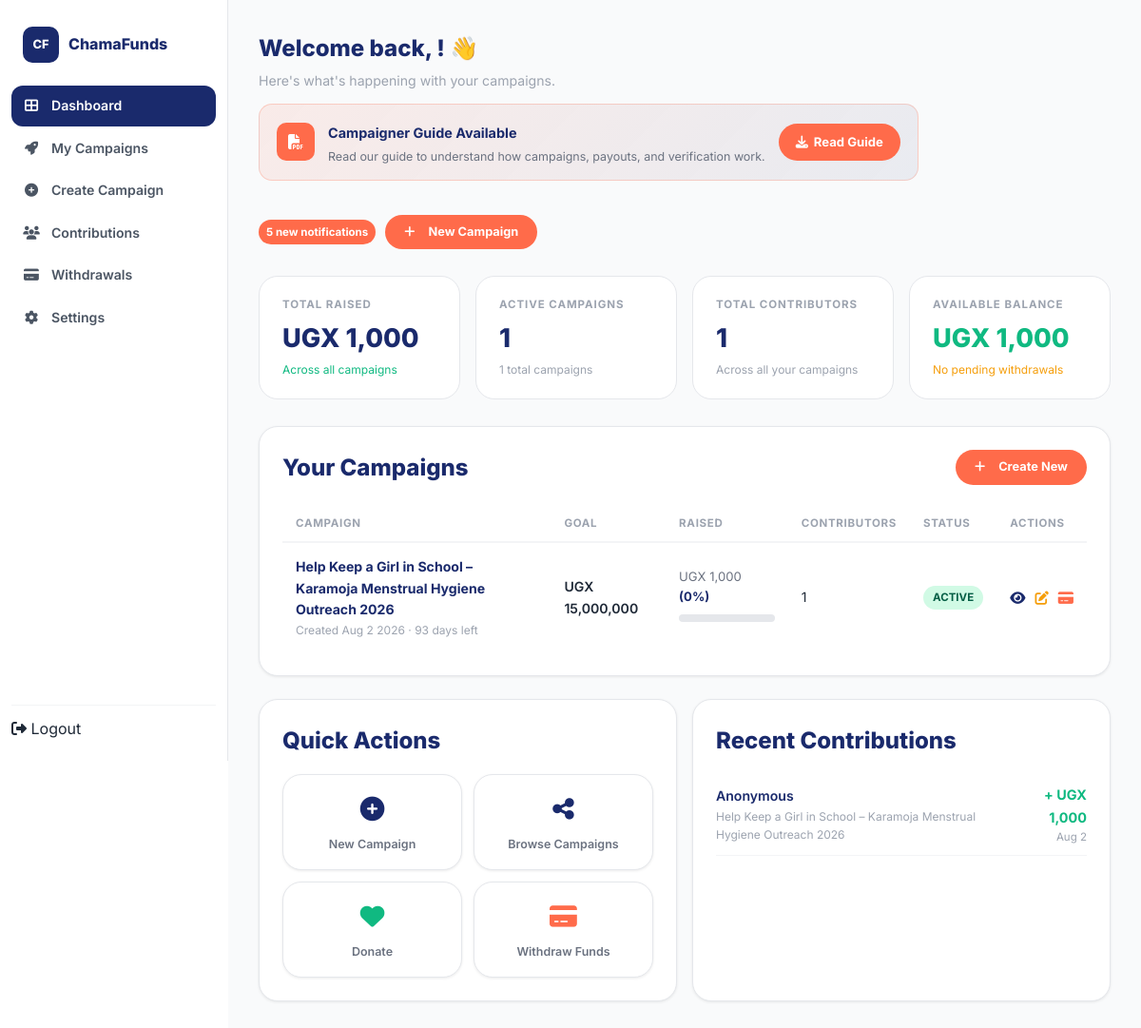
Page /dashboard.php (signed in) on the earlier database version.
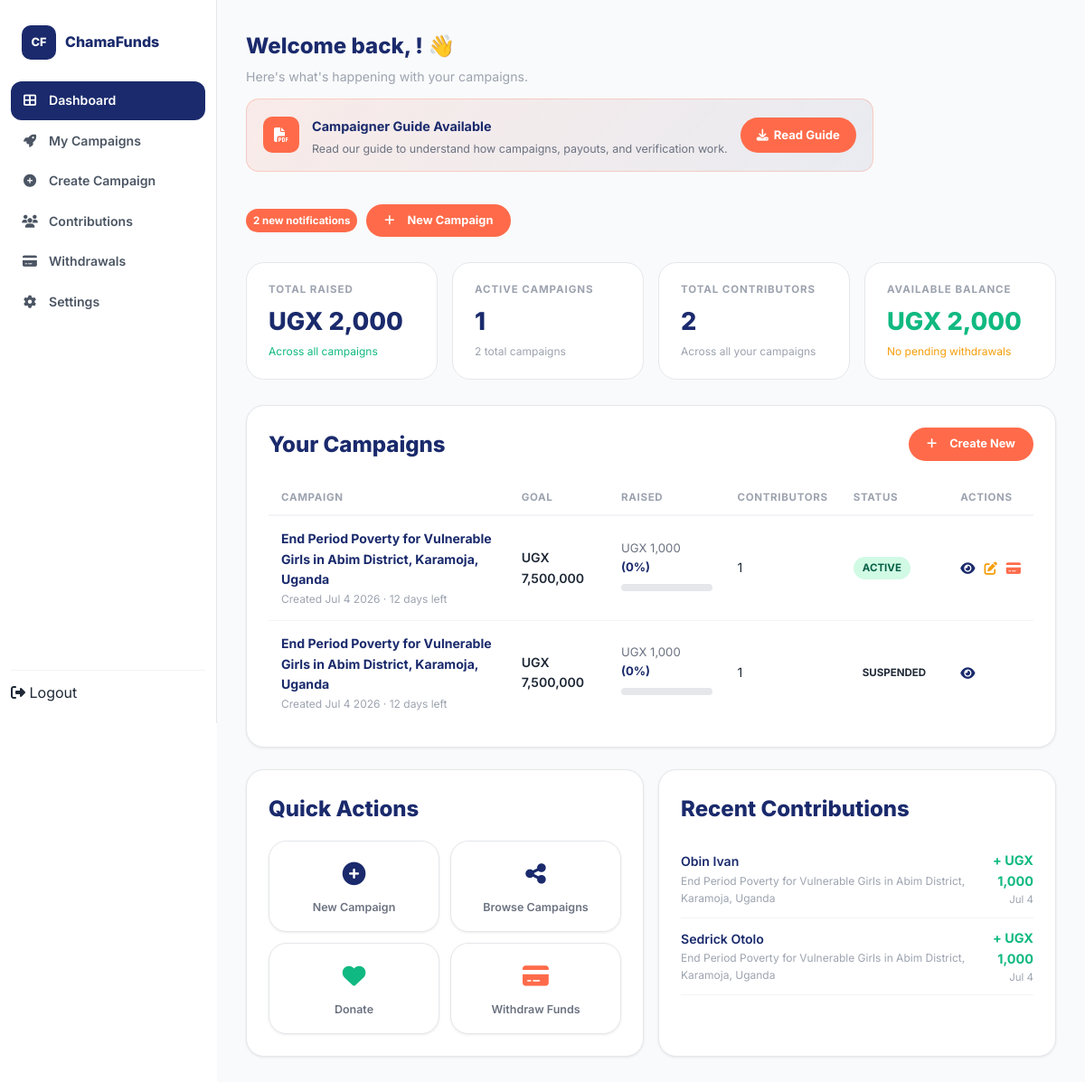
Same page on the later database version.
### tables this page shows
CREATE TABLE `campaigns` (
  `campaign_id` int(11) NOT NULL,
  `campaigner_id` int(11) NOT NULL,
  `display_name` varchar(120) DEFAULT NULL,
  `title` varchar(150) NOT NULL,
  `slug` varchar(150) NOT NULL,
  `description` text NOT NULL,
  `category` varchar(50) NOT NULL,
  `goal_amount` decimal(15,2) NOT NULL,
  `currency` varchar(3) NOT NULL DEFAULT 'UGX',
  `raised_amount` decimal(15,2) DEFAULT 0.00,
  `contributor_count` int(11) DEFAULT 0,
  `image_url` varchar(500) DEFAULT NULL,
  `mobile_money_number` varchar(20) NOT NULL,
  `mobile_money_network` varchar(50) NOT NULL,
  `status` enum('draft','active','paused','suspended','completed','flagged') DEFAULT 'draft',
  `start_date` timestamp NOT NULL DEFAULT current_timestamp(),
  `end_date` timestamp NULL DEFAULT NULL,
  `country` varchar(50) NOT NULL,
  `is_featured` tinyint(1) DEFAULT 0,
  `view_count` int(11) DEFAULT 0,
  `share_count` int(11) DEFAULT 0,
  `created_at` timestamp NOT NULL DEFAULT current_timestamp(),
  `updated_at` timestamp NOT NULL DEFAULT current_timestamp() ON UPDATE current_timestamp(),
  `multiple_images` longtext DEFAULT NULL CHECK (json_valid(`multiple_images`))
);

CREATE TABLE `donations` (
  `donation_id` int(11) NOT NULL,
  `campaign_id` int(11) NOT NULL,
  `donor_id` int(11) DEFAULT NULL,
  `donor_name` varchar(100) DEFAULT NULL,
  `donor_email` varchar(100) DEFAULT NULL,
  `donor_phone` varchar(20) NOT NULL,
  `is_anonymous` tinyint(1) DEFAULT 0,
  `amount` decimal(15,2) NOT NULL,
  `fee_percentage` decimal(5,2) NOT NULL DEFAULT 7.50,
  `fee_amount` decimal(15,2) GENERATED ALWAYS AS (`amount` * (`fee_percentage` / 100)) STORED,
  `net_amount` decimal(15,2) GENERATED ALWAYS AS (`amount` - `amount` * (`fee_percentage` / 100)) STORED,
  `tip_amount` decimal(15,2) DEFAULT 0.00,
  `status` enum('pending','completed','failed','refunded') DEFAULT 'pending',
  `transaction_reference` varchar(100) DEFAULT NULL,
  `mobile_money_network` varchar(50) NOT NULL,
  `payment_date` timestamp NULL DEFAULT NULL,
  `created_at` timestamp NOT NULL DEFAULT current_timestamp(),
  `pesapal_tracking_id` varchar(100) DEFAULT NULL,
  `currency` varchar(3) DEFAULT 'UGX',
  `iotec_transaction_id` varchar(100) DEFAULT NULL
);

### dashboard.php (the view, shortened to what the rows shown need)
<?php
require_once __DIR__ . '/includes/config.php';
$uid  = (int)$_SESSION['user_id'];
$user = $_SESSION['user'];
$myCampaigns = $conn->query(
    "SELECT c.*, ROUND((c.raised_amount / c.goal_amount) * 100, 1) AS pct,
            DATEDIFF(c.end_date, NOW()) AS days_left
     FROM campaigns c
     WHERE c.campaigner_id = $uid
     ORDER BY c.created_at DESC"
);
$recentDonations = $conn->query(
    "SELECT d.donor_name, d.is_anonymous, d.amount, d.payment_date, c.title AS campaign_title, c.currency
     FROM donations d
     JOIN campaigns c ON d.campaign_id = c.campaign_id
     WHERE c.campaigner_id = $uid AND d.status='completed'
     ORDER BY d.payment_date DESC LIMIT 5"
);
?>
<!DOCTYPE html>
<html lang="en">
<head>
  <link rel="stylesheet" href="https://cdnjs.cloudflare.com/ajax/libs/font-awesome/6.5.0/css/all.min.css" />
  <link rel="stylesheet" href="<?= BASE ?>/css/style.css?v=<?= @filemtime(__DIR__ . '/css/style.css') ?: time() ?>" />
</head>
<body>
<div class="dashboard-layout">
  <main class="main-content">
    <div class="page-header">
      <div style="display:flex;justify-content:space-between;align-items:center;flex-wrap:wrap;gap:12px;">
        <div>
          <h1>Welcome back, <?= htmlspecialchars(explode(' ', $user['full_name'])[0]) ?>! 👋</h1>
        </div>
      </div>
    </div>
    <div class="card" style="padding:24px;margin-bottom:24px;" id="myCampaignsSection">
      <div style="display:flex;justify-content:space-between;align-items:center;margin-bottom:20px;flex-wrap:wrap;gap:12px;">
        <h2 style="font-weight:800;color:#1A2A6C;">Your Campaigns</h2>
      </div>
      <?php if ($myCampaigns && $myCampaigns->num_rows > 0): ?>
      <div class="table-wrap">
        <table>
          <thead><tr><th>Campaign</th><th>Goal</th><th>Raised</th><th>Contributors</th><th>Status</th><th>Actions</th></tr></thead>
          <tbody>
            <?php
            $myCampaigns->data_seek(0);
            while ($c = $myCampaigns->fetch_assoc()):
              $pct = min(100, (float)$c['pct']);
            ?>
            <tr>
              <td>
                <p style="font-weight:700;color:#1A2A6C;"><?= htmlspecialchars($c['title']) ?></p>
                <p style="font-size:.75rem;color:#9ca3af;">
                  Created <?= date('M j Y', strtotime($c['created_at'])) ?>
                  <?= $c['days_left'] > 0 ? ' · ' . $c['days_left'] . ' days left' : '' ?>
                </p>
              </td>
              <td style="font-weight:600;"><?= $c['currency'] ?> <?= number_format($c['goal_amount']) ?></td>
              <td>
                <p style="font-size:.82rem;color:#6b7280;margin-bottom:4px;"><?= $c['currency'] ?> <?= number_format($c['raised_amount']) ?> <span style="color:#1A2A6C;font-weight:700;">(<?= $pct ?>%)</span></p>
                <div class="progress-wrap" style="min-width:100px;"><div class="progress-fill" data-width="<?= $pct ?>%"></div></div>
              </td>
              <td><?= $c['contributor_count'] ?></td>
              <td><span class="status-badge status-<?= $c['status'] ?>"><?= ucfirst($c['status']) ?></span></td>
              <td>
                <div style="display:flex;gap:10px;color:#9ca3af;font-size:.9rem;">
                  <a href="<?= BASE ?>/campaign-detail.php?id=<?= $c['campaign_id'] ?>" title="View" style="color:#1A2A6C;"><i class="fas fa-eye"></i></a>
                  <?php if (in_array($c['status'], ['draft','active','paused'])): ?>
                  <a href="<?= BASE ?>/edit-campaign.php?id=<?= $c['campaign_id'] ?>" title="Edit campaign" style="color:#f59e0b;"><i class="fas fa-edit"></i></a>
                  <?php endif; ?>
                  <?php if ($c['status'] === 'active' && $c['raised_amount'] > 0): ?>
                  <a href="<?= BASE ?>/withdraw.php?campaign_id=<?= $c['campaign_id'] ?>" title="Withdraw" style="color:#FF6B4A;"><i class="fas fa-credit-card"></i></a>
                  <?php endif; ?>
                </div>
              </td>
            </tr>
            <?php endwhile; ?>
          </tbody>
        </table>
      </div>
      <?php endif; ?>
    </div>
    <div class="grid-2">
      <div class="card" style="padding:24px;">
        <h2 style="font-weight:800;color:#1A2A6C;margin-bottom:16px;">Quick Actions</h2>
      </div>
      <div class="card" style="padding:24px;" id="recentDonationsSection">
        <h2 style="font-weight:800;color:#1A2A6C;margin-bottom:16px;">Recent Contributions</h2>
        <?php if ($recentDonations && $recentDonations->num_rows > 0): ?>
          <?php while ($d = $recentDonations->fetch_assoc()): ?>
          <div style="display:flex;justify-content:space-between;align-items:center;padding:10px 0;border-bottom:1px solid #f3f4f6;">
            <div>
              <p style="font-weight:600;color:#1A2A6C;font-size:.88rem;"><?= $d['is_anonymous'] ? 'Anonymous' : htmlspecialchars($d['donor_name']) ?></p>
              <p style="font-size:.75rem;color:#9ca3af;"><?= htmlspecialchars($d['campaign_title']) ?></p>
            </div>
            <div style="text-align:right;">
              <p style="font-weight:700;color:#10b981;font-size:.9rem;">+ <?= $d['currency'] ?> <?= number_format($d['amount']) ?></p>
              <p style="font-size:.72rem;color:#9ca3af;"><?= date('M j', strtotime($d['payment_date'])) ?></p>
            </div>
          </div>
          <?php endwhile; ?>
        <?php else: ?>
          <p style="color:#9ca3af;font-size:.88rem;text-align:center;padding:20px 0;">No contributions yet.</p>
        <?php endif; ?>
      </div>
    </div>
  </main>
</div>
</body>
</html>

Differences in the rows shown:
removed campaigns: title "Help Keep a Girl in School – Karamoja Menstrual Hygiene Outreach 2026", created_at "Aug 2 2026", days_left "93", currency "UGX", goal_amount "15,000,000", raised_amount "1,000", pct "0", contributor_count "1", status "ACTIVE"
removed donations: is_anonymous "Anonymous", campaign.title "Help Keep a Girl in School – Karamoja Menstrual Hygiene Outreach 2026", campaign.currency "UGX", amount "1,000", payment_date "Aug 2"
added campaigns: title "End Period Poverty for Vulnerable Girls in Abim District, Karamoja, Uganda", created_at "Jul 4 2026", days_left "12", currency "UGX", goal_amount "7,500,000", raised_amount "1,000", pct "0", contributor_count "1", status "ACTIVE"
added campaigns: title "End Period Poverty for Vulnerable Girls in Abim District, Karamoja, Uganda", created_at "Jul 4 2026", days_left "12", currency "UGX", goal_amount "7,500,000", raised_amount "1,000", pct "0", contributor_count "1", status "SUSPENDED"
added donations: donor_name "Obin Ivan", campaign.title "End Period Poverty for Vulnerable Girls in Abim District, Karamoja, Uganda", campaign.currency "UGX", amount "1,000", payment_date "Jul 4"
added donations: donor_name "Sedrick Otolo", campaign.title "End Period Poverty for Vulnerable Girls in Abim District, Karamoja, Uganda", campaign.currency "UGX", amount "1,000", payment_date "Jul 4"
Other differences:
$unreadCount: "5" → "2"
$totalRaised: "1,000" → "2,000"
$myCampaigns->num_rows: "1" → "2"
$totalContribs: "1" → "2"
$availableBalance: "1,000" → "2,000"
